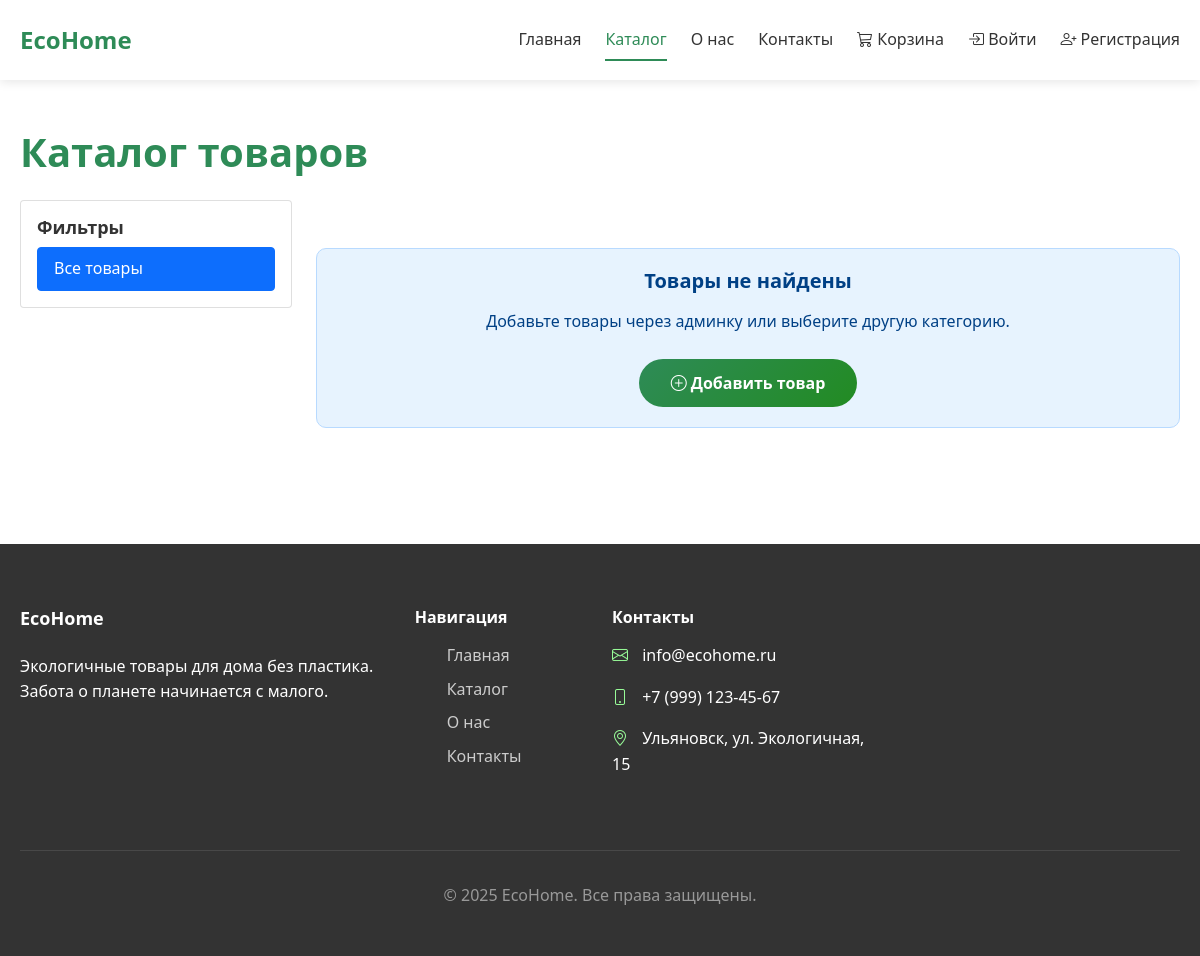
The app's page /catalog/, older data.
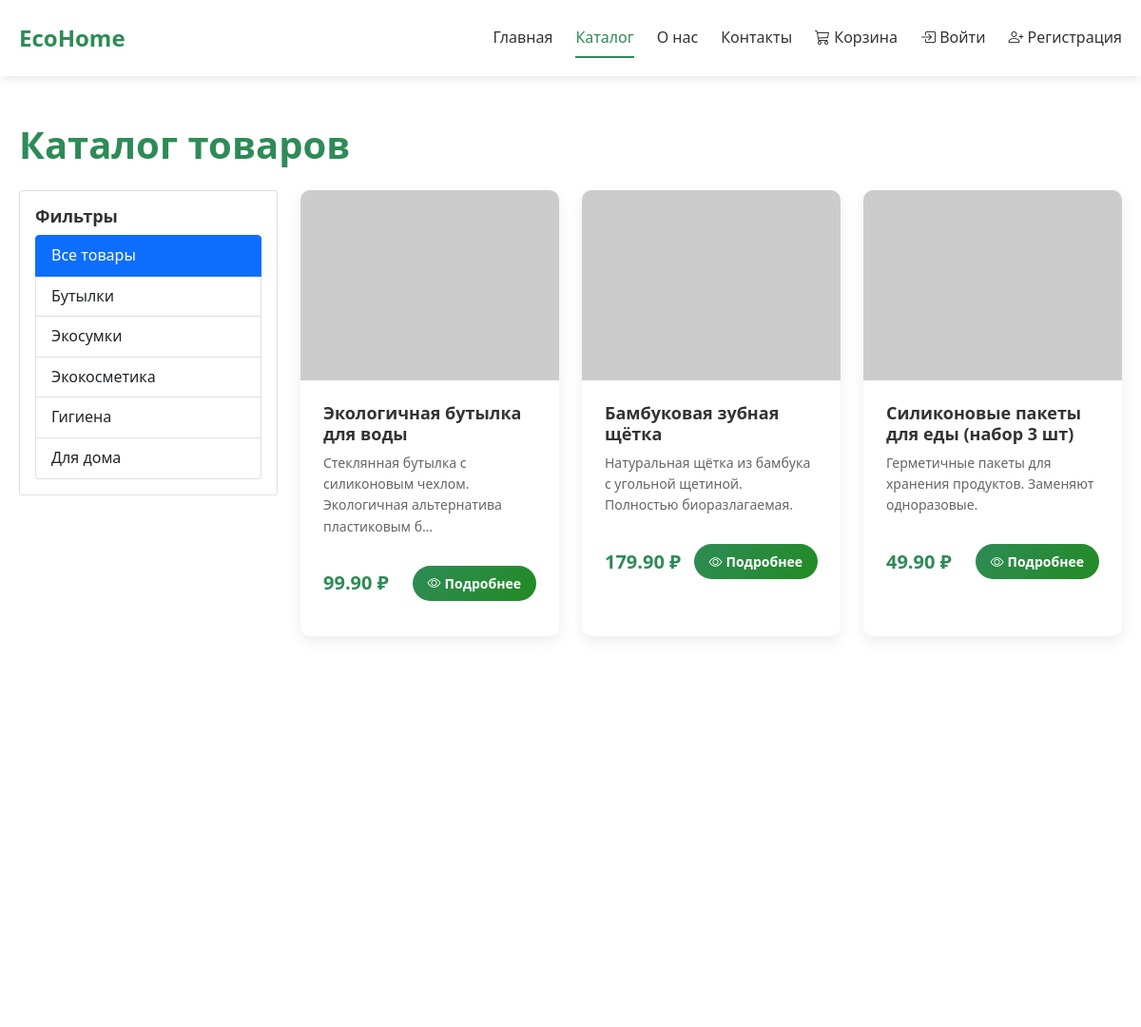
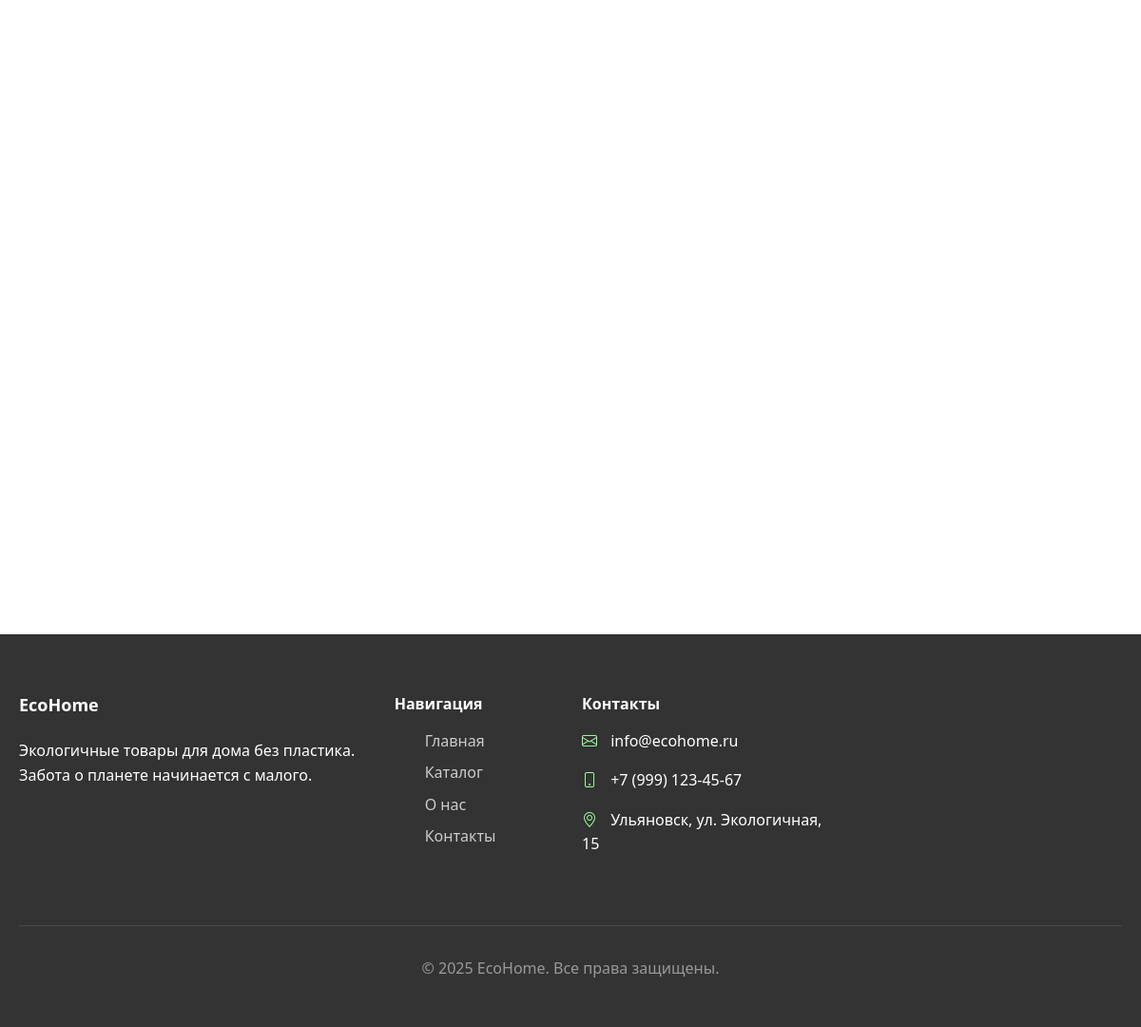
The same page, newer data (2 pictures, top to bottom).
### main/models.py (models this page shows, shortened)
class Category(models.Model):
    name = models.CharField("Название", max_length=100)
    slug = models.SlugField("URL", max_length=100, unique=True)
    parent = models.ForeignKey('self', on_delete=models.SET_NULL, verbose_name="Родительская категория", null=True, blank=True)
    class Meta:
        verbose_name = "Категория"
        verbose_name_plural = "Категории"

class Product(models.Model):
    name = models.CharField("Название", max_length=200)
    description = models.TextField("Описание")
    price = models.DecimalField("Цена", max_digits=10, decimal_places=2)
    category = models.ForeignKey(Category, on_delete=models.CASCADE, verbose_name="Категория")
    image = models.ImageField("Изображение", upload_to='products/', blank=True)
    stock_quantity = models.IntegerField("Количество на складе", default=0)
    material = models.CharField("Материал", max_length=100, blank=True)
    is_active = models.BooleanField("Активен", default=True)
    created_at = models.DateTimeField("Дата создания", auto_now_add=True)
    class Meta:
        verbose_name = "Товар"
        verbose_name_plural = "Товары"

### main/views.py (the view)
# urls.py: path('catalog/', views.catalog, name='catalog'),
def catalog(request):
    category_id = request.GET.get('category')
    if category_id:
        products = Product.objects.filter(category_id=category_id, is_active=True)
    else:
        products = Product.objects.filter(is_active=True)
    categories = Category.objects.all()
    return render(request, 'catalog.html', {
        'products': products,
        'categories': categories
    })

### main/templates/catalog.html (shortened to what this page needs)
{% extends 'base.html' %}
{% block content %}
<div class="container py-5">
    <h1 class="mb-4 eco-text">Каталог товаров</h1>
    <div class="row">
        <div class="col-md-3 mb-4">
            <div class="card">
                <div class="card-body">
                    <h5 class="card-title">Фильтры</h5>
                    <div class="list-group">
                        <a href="{% url 'catalog' %}" class="list-group-item list-group-item-action {% if not request.GET.category %}active{% endif %}">
                            Все товары
                        </a>
                        {% for category in categories %}
                        <a href="{% url 'catalog' %}?category={{ category.id }}"
                           class="list-group-item list-group-item-action {% if request.GET.category == category.id|stringformat:'i' %}active{% endif %}">
                            {{ category.name }}
                        </a>
                        {% endfor %}
                    </div>
                </div>
            </div>
        </div>
        <div class="col-md-9">
            <div class="row">
                {% for product in products %}
                <div class="col-lg-4 col-md-6 mb-4">
                    <div class="product-card">
                        {% if product.image %}
                        <img src="{{ product.image.url }}" class="product-image" alt="{{ product.name }}">
                        {% else %}
                        <img src="https://via.placeholder.com/300x200/2E8B57/FFFFFF?text=Эко+товар"
                             class="product-image" alt="{{ product.name }}">
                        {% endif %}
                        <div class="product-body">
                            <h5 class="product-title">{{ product.name }}</h5>
                            <p class="text-muted small">{{ product.description|truncatechars:80 }}</p>
                            <div class="d-flex justify-content-between align-items-center mt-3">
                                <span class="product-price">{{ product.price }} ₽</span>
                                <a href="{% url 'product_detail' product.id %}" class="btn eco-btn btn-sm">
                                    <i class="bi bi-eye me-1"></i>Подробнее
                                </a>
                            </div>
                        </div>
                    </div>
                </div>
                {% empty %}
                <div class="col-12 text-center py-5">
                    <div class="alert alert-info">
                        <h4>Товары не найдены</h4>
                        <p>Добавьте товары через админку или выберите другую категорию.</p>
                        <a href="/admin/" class="btn eco-btn mt-2">
                            <i class="bi bi-plus-circle me-1"></i>Добавить товар
                        </a>
                    </div>
                </div>
                {% endfor %}
            </div>
        </div>
    </div>
</div>
{% endblock %}

### main/templates/base.html (shortened to what this page needs)
{% load static %}
<!DOCTYPE html>
<html lang="ru">
<head>
    <link href="https://cdn.jsdelivr.net/npm/bootstrap@5.1.3/dist/css/bootstrap.min.css" rel="stylesheet">
    <link rel="stylesheet" href="https://cdn.jsdelivr.net/npm/bootstrap-icons@1.8.1/font/bootstrap-icons.css">
    <link rel="stylesheet" href="{% static 'main/css/style.css' %}">
</head>
<body>
    <nav class="navbar navbar-expand-lg">
        <div class="container">
            <a class="navbar-brand" href="{% url 'home' %}">
                EcoHome
            </a>
            <div class="collapse navbar-collapse" id="navbarNav">
                <ul class="navbar-nav ms-auto">
                    <li class="nav-item">
                        <a class="nav-link {% if request.path == '/' %}active{% endif %}" href="{% url 'home' %}">
                            Главная
                        </a>
                    </li>
                    <li class="nav-item">
                        <a class="nav-link {% if 'catalog' in request.path %}active{% endif %}" href="{% url 'catalog' %}">
                            Каталог
                        </a>
                    </li>
                    <li class="nav-item">
                        <a class="nav-link {% if 'about' in request.path %}active{% endif %}" href="{% url 'about' %}">
                            О нас
                        </a>
                    </li>
                    <li class="nav-item">
                        <a class="nav-link {% if 'contacts' in request.path %}active{% endif %}" href="{% url 'contacts' %}">
                            Контакты
                        </a>
                    </li>
                    <li class="nav-item">
                        <a href="{% url 'cart' %}" class="nav-link">
                            <i class="bi bi-cart3"></i> Корзина
                        </a>
                    </li>
                    {% if user.is_authenticated %}
                    <li class="nav-item">
                        <a class="nav-link {% if 'profile' in request.path %}active{% endif %}" href="{% url 'profile' %}">
                            <i class="bi bi-person"></i> Профиль
                        </a>
                    </li>
                    <li class="nav-item">
                        <a class="nav-link" href="{% url 'logout' %}">
                            <i class="bi bi-box-arrow-right"></i> Выйти
                        </a>
                    </li>
                    {% else %}
                    <li class="nav-item">
                        <a class="nav-link {% if 'login' in request.path %}active{% endif %}" href="{% url 'login' %}">
                            <i class="bi bi-box-arrow-in-right"></i> Войти
                        </a>
                    </li>
                    <li class="nav-item">
                        <a class="nav-link {% if 'register' in request.path %}active{% endif %}" href="{% url 'register' %}">
                            <i class="bi bi-person-plus"></i> Регистрация
                        </a>
                    </li>
                    {% endif %}
                </ul>
            </div>
        </div>
    </nav>
    <main>
        {% block content %}{% endblock %}
    </main>
    <footer class="footer">
        <div class="container">
            <div class="row">
                <div class="col-lg-4 mb-4">
                    <h5>EcoHome</h5>
                    <p>Экологичные товары для дома без пластика. Забота о планете начинается с малого.</p>
                </div>
                <div class="col-lg-2 col-md-4 mb-4">
                    <h6>Навигация</h6>
                    <ul class="footer-links">
                        <li><a href="{% url 'home' %}">Главная</a></li>
                        <li><a href="{% url 'catalog' %}">Каталог</a></li>
                        <li><a href="{% url 'about' %}">О нас</a></li>
                        <li><a href="{% url 'contacts' %}">Контакты</a></li>
                    </ul>
                </div>
                <div class="col-lg-3 col-md-4 mb-4">
                    <h6>Контакты</h6>
                    <div class="footer-contact">
                        <p><i class="bi bi-envelope"></i> info@ecohome.ru</p>
                        <p><i class="bi bi-phone"></i> +7 (999) 123-45-67</p>
                        <p><i class="bi bi-geo-alt"></i> Ульяновск, ул. Экологичная, 15</p>
                    </div>
                </div>
            </div>
            <div class="copyright">
                <p>&copy; 2025 EcoHome. Все права защищены.</p>
            </div>
        </div>
    </footer>
</body>
</html>

### main/static/main/css/style.css (style rules this page uses)
:root { --eco-green: #2E8B57; --eco-light: #98FB98; --eco-dark: #228B22; --text-dark: #333333; --text-light: #666666; --bg-light: #f8f9fa; --border-color: #e9ecef; }
* { margin: 0px; padding: 0px; box-sizing: border-box; }
body { font-family: 'Segoe UI', Tahoma, Geneva, Verdana, sans-serif; line-height: 1.6; color: var(--text-dark); background-color: #ffffff; font-size: 16px; }
.container { max-width: 1200px; margin: 0px auto; padding: 0px 20px; }
h1, h2, h3, h4, h5, h6 { font-weight: 700; line-height: 1.2; margin-bottom: 16px; }
h1 { font-size: 40px; }
h5 { font-size: 18px; }
h6 { font-size: 16px; }
p { margin-bottom: 16px; font-size: 16px; }
.small { font-size: 14px; }
a { text-decoration: none; color: var(--eco-green); transition: all 0.3s ease; }
.navbar { background-color: white; box-shadow: 0px 2px 10px rgba(0, 0, 0, 0.1); padding: 16px 0px; position: sticky; top: 0px; z-index: 1000; }
.navbar-brand { display: flex; align-items: center; font-weight: 700; font-size: 24px; color: var(--eco-green) !important; }
.navbar-nav { gap: 24px; }
.nav-link { color: var(--text-dark) !important; font-weight: 500; padding: 8px 0px !important; position: relative; font-size: 16px; }
.nav-link:hover, .nav-link.active { color: var(--eco-green) !important; }
.nav-link.active::after { content: ''; position: absolute; bottom: 0px; left: 0px; width: 100%; height: 2px; background-color: var(--eco-green); }
.btn { padding: 12px 32px; border-radius: 50px; font-weight: 600; transition: all 0.3s ease; border: none; cursor: pointer; font-size: 16px; }
.eco-btn { background: linear-gradient(135deg, var(--eco-green) 0%, var(--eco-dark) 100%); color: white; border: none; padding: 12px 32px; border-radius: 50px; font-weight: 600; transition: all 0.3s ease; }
.btn-sm { padding: 8px 16px; font-size: 14px; }
.product-card { background: white; border-radius: 10px; overflow: hidden; box-shadow: 0px 5px 15px rgba(0, 0, 0, 0.08); transition: all 0.3s ease; height: 100%; }
.product-image { width: 100%; height: 200px; object-fit: cover; }
.product-body { padding: 24px; }
.product-title { color: var(--text-dark); margin-bottom: 8px; }
.product-price { color: var(--eco-green); font-size: 20px; font-weight: 700; margin: 16px 0px; }
.footer { background-color: var(--text-dark); color: white; padding: 64px 0px 32px; }
.footer h5 { color: white; margin-bottom: 24px; }
.footer-links { list-style: none; }
.footer-links li { margin-bottom: 8px; }
.footer-links a { color: #cccccc; transition: all 0.3s ease; }
.footer-contact i { margin-right: 10px; color: var(--eco-light); }
.copyright { text-align: center; padding-top: 32px; margin-top: 32px; border-top: 1px solid rgba(255, 255, 255, 0.1); color: #999; font-size: 14px; }
.eco-text { color: var(--eco-green); }
.text-muted { color: var(--text-light) !important; }
.mb-4 { margin-bottom: 24px; }
.mt-3 { margin-top: 16px; }
.py-5 { padding-top: 48px; padding-bottom: 48px; }

Row changes from the older to the newer data that the page shows:
added Category: name "Бутылки"
added Category: name "Экосумки"
added Category: name "Экокосметика"
added Category: name "Гигиена"
added Category: name "Для дома"
added Product: name "Экологичная бутылка для воды", description "Стеклянная бутылка с силиконовым чехлом. Экологичная альтернатива пластиковым б…", price "99.90"
added Product: name "Бамбуковая зубная щётка", description "Натуральная щётка из бамбука с угольной щетиной. Полностью биоразлагаемая.", price "179.90"
added Product: name "Силиконовые пакеты для еды (набор 3 шт)", description "Герметичные пакеты для хранения продуктов. Заменяют одноразовые.", price "49.90"
Text that changed along with them:
text no longer shown: "Товары не найдены Добавьте товары через админку или выберите другую категорию. Добавить товар"
